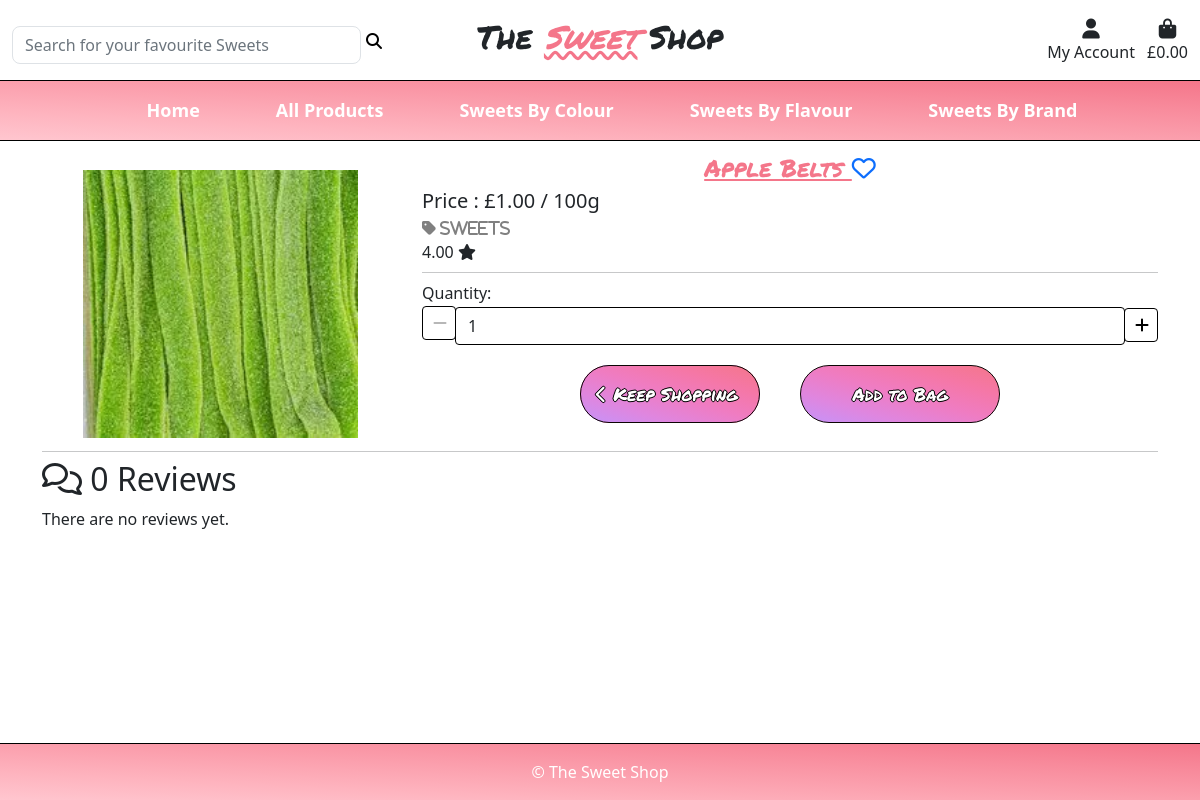
The app's page /products/5/ with its own data.
### products/models.py (models this page shows, shortened)
class Product(models.Model):
    category = models.ForeignKey(
        'Category', null=True, blank=True, on_delete=models.SET_NULL)
    name = models.CharField(max_length=254)
    description = models.TextField(null=True, blank=True)
    price = models.DecimalField(max_digits=6, decimal_places=2)
    color = models.CharField(max_length=254, null=True, blank=True)
    flavour = models.CharField(max_length=254, null=True, blank=True)
    brand = models.CharField(max_length=254, null=True, blank=True)
    vegetarian = models.BooleanField()
    featured = models.BooleanField(default=False)
    rating = models.DecimalField(
        max_digits=6, decimal_places=2, null=True, blank=True)
    image = models.ImageField(null=True, blank=True)

class Category(models.Model):
    class Meta:
        verbose_name_plural = 'Categories'
    name = models.CharField(max_length=254)
    friendly_name = models.CharField(max_length=254, null=True, blank=True)

### products/views.py (the view, shortened to what this page needs)
# urls.py: path('<int:product_id>/', views.product_detail, name='product_detail'),
def product_detail(request, product_id):
    product = get_object_or_404(Product, pk=product_id)
    reviews = product.reviews.filter(active=True)
    review_form = None
    new_review = None
    try:
        favourites = get_object_or_404(Favourites, username=request.user.id)
    except Http404:
        product_in_favourites = False
    else:
        product_in_favourites = bool(product in favourites.products.all())
    context = {
        'product_in_favourites': product_in_favourites,
        'product': product,
        'reviews': reviews,
        'new_review': new_review,
        'review_form': review_form,
    }
    return render(request, 'products/product_detail.html', context)

### shopping_bag/contexts.py (called while the page is built, shortened)
def shopping_bag_contents(request):
    shopping_bag_items = []
    total = 0
    product_count = 0
    shopping_bag = request.session.get('shopping_bag', {})
    grand_total = total
    context = {
        'shopping_bag_items': shopping_bag_items,
        'total': total,
        'product_count': product_count,
        'grand_total': grand_total,
    }
    return context

### products/templates/products/product_detail.html (shortened to what this page needs)
{% extends "base.html" %}
{% load static %}
{% load crispy_forms_tags %}
{% block content %}
<div class="container push-down">
    <div class="row">
        <div class="col-12 col-md-4">
            <div class="image-container">
                <a href="{{ product.image.url }}" target="_blank">
                    <img class="product-detail-image product-detail-image" src="{{ product.image.url }}" alt="{{ product.name }}">
                </a>
            </div>
        </div>
        <div class="col-12 col-md-8">
            <div>
                <p class="home-heading product-heading">
                    {{ product.name }}
                    {% if product_in_favourites %}
                        <a href="{% url 'remove_from_favourites' product.id 'products' %}" aria-label="remove product from favourites"> <i class="fas fa-heart"></i></a>
                    {% else %}
                        <a href="{% url 'add_to_favourites' product.id %}" aria-label="add product to favourites"> <i class="far fa-heart"></i></a>
                    {% endif %}
                </p>
                <p class="lead">Price : £{{ product.price }} / 100g</p>
                {% if product.category %}
                    <p>
                        <a href="{% url 'products' %}?category={{ product.category.name }}">
                            <i class="fas fa-tag"> {{ product.category.friendly_name }}</i>
                        </a>
                    </p>
                {% endif %}
                {% if product.rating %}
                    <p>{{ product.rating }} <i class="fas fa-star"></i></p>
                {% else %}
                    <p>No Rating</p>
                {% endif %}
                <hr>
                <form action="{% url 'add_to_shopping_bag' product.id %}" method="POST">
                    <div class="form-row">
                        <div class="col-12">
                            <p>Quantity:</p>
                            <div class="form-group">
                                <div class="input-group">
                                    <div class="input-group-prepend">
                                        <button class="decrement-quantity" data-item_id="{{ product.id }}" id="decrement-quantity_{{ product.id }}">
                                            <span>
                                                <i class="fas fa-minus"></i>
                                            </span>
                                        </button>
                                    </div>
                                    <input class="form-control quantity_input" type="number" name="quantity" value="1" min="1" max="30" data-item_id="{{ product.id }}" id="id_quantity_{{ product.id }}">
                                    <div class="input-group-append">
                                        <button class="increment-quantity" data-item_id="{{ product.id }}" id="increment-quantity_{{ product.id }}">
                                            <span>
                                                <i class="fas fa-plus"></i>
                                            </span>
                                        </button>
                                    </div>
                                </div>
                            </div>
                        </div>
                        <div class="col-12 text-center">
                            <a href="{% url 'products' %}" class="action-button-detail">
                                <span>
                                    <i class="fas fa-chevron-left"></i>
                                </span>
                                <span>Keep Shopping</span>
                            </a>
                            <input class="action-button-detail" type="submit" value="Add to Bag">
                        </div>
                    </div>
                </form>
            </div>
        </div>
    </div>
    <hr>
    <div class="row">
        <div class="col">
            {% with reviews.count as total_reviews %}
                <h2 class="review-title">
                    <i class="far fa-comments"></i>
                    {{ total_reviews }} Review{{ total_reviews|pluralize}}
                </h2>
            {% endwith %}
        </div>
    </div>
    {% for review in reviews %}
        <div class="review">
            <p class="info">
                {{ review.name }} - {{ review.created }}
                {% if request.user.id == review.username.id %}
                    <button class="delete-review">
                        <a href="{% url 'delete_review' review.id %}">Delete</a>
                    </button>
                {% endif %}
            </p>
            {{ review.content|linebreaks }}
            <hr>
        </div>
    {% empty %}
        <p>There are no reviews yet.</p>
    {% endfor %}
</div>
{% endblock %}

### static/css/base.css (style rules this page uses)
body { min-height: 100vh; display: flex; flex-direction: column; }
hr { margin: 8px 0; }
p { margin-bottom: 0; }
.home-heading { font-family: "Permanent Marker"; color: #f4768a; font-size: 1.5rem; text-align: center; margin-top: 10px; }
.action-button, .action-button-detail { background-image: linear-gradient(to right top, #c593f9, #df86df, #ef7cc2, #f577a6, #f4768a); justify-content: center; width: 200px; padding: 15px; border-radius: 30px; border: none; color: black; text-shadow: -1px 0 black, 0 1px black, 1px 0 black, 0 -1px black; color: white; font-family: "Permanent Marker"; font-size: 1.1rem; border: 1px solid #0C0404; }
.action-button-detail { margin: 20px; }
.form-control { margin-top: 10px; }
.push-down { margin-top: 140px; }
.product-heading { text-decoration: underline; }
.image-container { text-align: center; }
.product-detail-image { width: 100%; height: 100%; max-width: 275px; max-height: 275px; }
.product-detail-image { margin-top: 30px; }
.quantity_input { width: 90%; border: 1px solid black !important; border-radius: 4px !important; }
.input-group>:not(:first-child):not(.dropdown-menu):not(.valid-tooltip):not(.valid-feedback):not(.invalid-tooltip):not(.invalid-feedback) { margin-left: 8px; margin-top: 2px; background: none; border: none; }
.fa-tag { color: gray; }
.increment-quantity, .decrement-quantity { border: 1px solid black; background: none; border-radius: 4px; padding: 4px 8px 4px 10px; margin-top: 1px; }

### records on screen
Product: image (picture), name "Apple Belts", price "1.00", category.friendly_name "Sweets", rating "4.00"

### other values on screen
{{ total_reviews }} "0"
